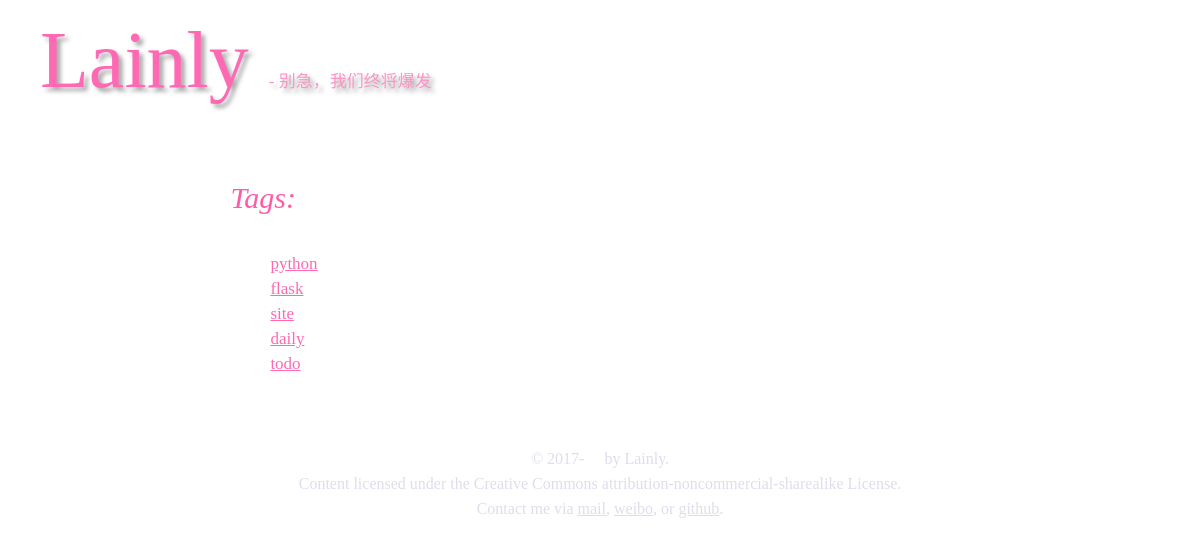
The app's page /tags with its own data.
### blo/models.py (models this page shows, shortened)
class Tag(db.Model):
    __tablename__ = 'tags'
    id = db.Column(db.Integer, primary_key=True)
    name = db.Column(db.String(50), unique=True)

### blo/main/views.py (the view)
@main.route('/tags')
def show_tags():
  tags = Tag.query.all()
  return render_template('tags.html',
                         tags=tags)

### blo/templates/tags.html (shortened to what this page needs)
{% extends "layout.html" %}
{% block body %}
  <h1>Tags:</h1>
  <ul>
  {% for tag in tags %}
  <li>
  <a href="/tag/{{ tag.id }}">{{ tag.name }}</a>
  </li>
  {% endfor %}
  </ul>
{% endblock %}

### blo/static/style.css (style rules this page uses)
body { font: 17px/25px 'Merriweather', serif; margin: 0; padding: 0; font-weight: 400; color: black; }
a { color: #FF69B4; }
h1, h2, h3, h4, h5, h6 { font-family: 'Crimson Text', serif; font-weight: 400; color: #FF5BA9; font-style: italic; }
h1 { margin: 15px 0 25px 0; }
h1 { font-size: 30px; line-height: 56px; }
p, div.line-block, ul, ol, pre, table { margin: 15px 0 15px 0; }
li { padding: 0; }
ul { margin-top: 0; list-style-type:none; }

### records on screen
Tag: name "python"
Tag: name "flask"
Tag: name "site"
Tag: name "daily"
Tag: name "todo"

### other values on screen
{{ config.AUTHOR }} "Lainly"
